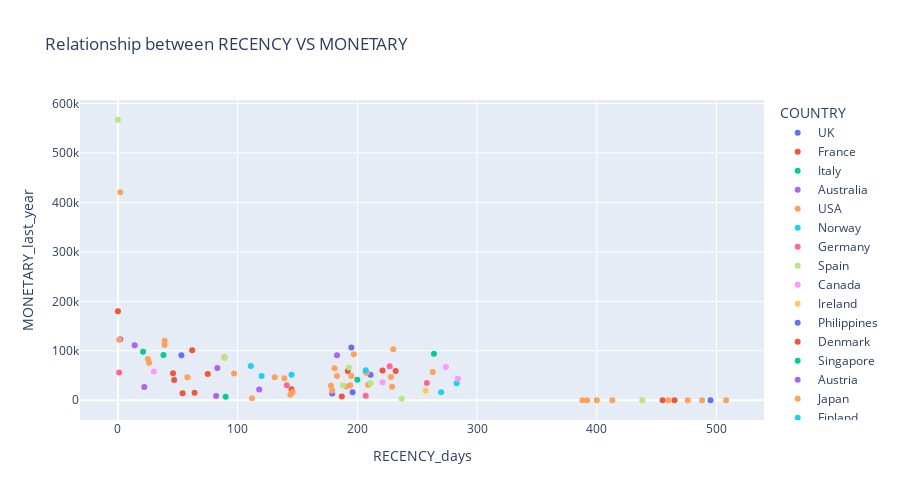

The notebook cell saved with this chart:
### Markdown cell above
Let's check the relationship between the Recency and Monetary

### Code cell
fig = px.scatter(
    data_frame=customer_df,
    x = "RECENCY_days",
    y= "MONETARY_last_year",
    title = "Relationship between RECENCY VS MONETARY",
    color = "COUNTRY",
    height=500
)
fig.show()

### Figure 1 — Plotly figure (JSON) as saved in the notebook; plotly's stock layout.template omitted (floating-point values rounded to 4 significant figures)
{"data": [{"hovertemplate": "COUNTRY=UK<br>RECENCY_days=%{x}<br>MONETARY_last_year=%{y}<extra></extra>", "legendgroup": "UK", "marker": {"color": "#636efa", "symbol": "circle"}, "mode": "markers", "name": "UK", "orientation": "v", "showlegend": true, "type": "scatter", "x": [195, 495, 179, 53, 211], "xaxis": "x", "y": [106800.0, 0, 13740.0, 91210.0, 51330.0], "yaxis": "y"}, {"hovertemplate": "COUNTRY=France<br>RECENCY_days=%{x}<br>MONETARY_last_year=%{y}<extra></extra>", "legendgroup": "France", "marker": {"color": "#EF553B", "symbol": "circle"}, "mode": "markers", "name": "France", "orientation": "v", "showlegend": true, "type": "scatter", "x": [64, 187, 232, 54, 465, 192, 0, 75, 145, 47, 62, 455], "xaxis": "x", "y": [15140.0, 7620.0, 59070.0, 14070.0, 0, 58990.0, 180100.0, 52950.0, 22450.0, 41100.0, 100900.0, 0], "yaxis": "y"}, {"hovertemplate": "COUNTRY=Italy<br>RECENCY_days=%{x}<br>MONETARY_last_year=%{y}<extra></extra>", "legendgroup": "Italy", "marker": {"color": "#00cc96", "symbol": "circle"}, "mode": "markers", "name": "Italy", "orientation": "v", "showlegend": true, "type": "scatter", "x": [264, 21, 200], "xaxis": "x", "y": [94120.0, 97930.0, 41700.0], "yaxis": "y"}, {"hovertemplate": "COUNTRY=Australia<br>RECENCY_days=%{x}<br>MONETARY_last_year=%{y}<extra></extra>", "legendgroup": "Australia", "marker": {"color": "#ab63fa", "symbol": "circle"}, "mode": "markers", "name": "Australia", "orientation": "v", "showlegend": true, "type": "scatter", "x": [83, 22, 183, 118, 2], "xaxis": "x", "y": [65010.0, 26710.0, 91222, 21730.0, 123200.0], "yaxis": "y"}, {"hovertemplate": "COUNTRY=USA<br>RECENCY_days=%{x}<br>MONETARY_last_year=%{y}<extra></extra>", "legendgroup": "USA", "marker": {"color": "#FFA15A", "symbol": "circle"}, "mode": "markers", "name": "USA", "orientation": "v", "showlegend": true, "type": "scatter", "x": [179, 112, 388, 229, 191, 460, 131, 97, 1, 400, 89, 26, 178, 25, 197, 230, 508, 209, 228, 144, 2, 194, 195, 181, 208, 263, 476, 183, 392, 146, 58, 39, 139, 207, 488], "xaxis": "x", "y": [19200.0, 3987.0, 0, 27450.0, 27730.0, 0, 46590.0, 54200.0, 122100.0, 0, 87060.0, 75780.0, 29340.0, 83210.0, 92930.0, 103100.0, 0, 31450.0, 46870.0, 11020.0, 420800.0, 30350.0, 49000.0, 64960.0, 55570.0, 57200.0, 0, 48900.0, 0, 16450.0, 46519, 111500.0, 44270.0, 56370.0, 0], "yaxis": "y"}, {"hovertemplate": "COUNTRY=Norway<br>RECENCY_days=%{x}<br>MONETARY_last_year=%{y}<extra></extra>", "legendgroup": "Norway", "marker": {"color": "#19d3f3", "symbol": "circle"}, "mode": "markers", "name": "Norway", "orientation": "v", "showlegend": true, "type": "scatter", "x": [207, 270, 283], "xaxis": "x", "y": [60420.0, 16360.0, 34150.0], "yaxis": "y"}, {"hovertemplate": "COUNTRY=Germany<br>RECENCY_days=%{x}<br>MONETARY_last_year=%{y}<extra></extra>", "legendgroup": "Germany", "marker": {"color": "#FF6692", "symbol": "circle"}, "mode": "markers", "name": "Germany", "orientation": "v", "showlegend": true, "type": "scatter", "x": [258, 207, 227], "xaxis": "x", "y": [34990.0, 9215.0, 68940.0], "yaxis": "y"}, {"hovertemplate": "COUNTRY=Spain<br>RECENCY_days=%{x}<br>MONETARY_last_year=%{y}<extra></extra>", "legendgroup": "Spain", "marker": {"color": "#B6E880", "symbol": "circle"}, "mode": "markers", "name": "Spain", "orientation": "v", "showlegend": true, "type": "scatter", "x": [438, 211, 188, 0, 237], "xaxis": "x", "y": [0, 34550.0, 30180.0, 567300.0, 3221.0], "yaxis": "y"}, {"hovertemplate": "COUNTRY=Canada<br>RECENCY_days=%{x}<br>MONETARY_last_year=%{y}<extra></extra>", "legendgroup": "Canada", "marker": {"color": "#FF97FF", "symbol": "circle"}, "mode": "markers", "name": "Canada", "orientation": "v", "showlegend": true, "type": "scatter", "x": [221, 30, 284], "xaxis": "x", "y": [36580.0, 58260.0, 43330.0], "yaxis": "y"}, {"hovertemplate": "COUNTRY=Ireland<br>RECENCY_days=%{x}<br>MONETARY_last_year=%{y}<extra></extra>", "legendgroup": "Ireland", "marker": {"color": "#FECB52", "symbol": "circle"}, "mode": "markers", "name": "Ireland", "orientation": "v", "showlegend": true, "type": "scatter", "x": [257], "xaxis": "x", "y": [18970.0], "yaxis": "y"}, {"hovertemplate": "COUNTRY=Philippines<br>RECENCY_days=%{x}<br>MONETARY_last_year=%{y}<extra></extra>", "legendgroup": "Philippines", "marker": {"color": "#636efa", "symbol": "circle"}, "mode": "markers", "name": "Philippines", "orientation": "v", "showlegend": true, "type": "scatter", "x": [196], "xaxis": "x", "y": [15930.0], "yaxis": "y"}, {"hovertemplate": "COUNTRY=Denmark<br>RECENCY_days=%{x}<br>MONETARY_last_year=%{y}<extra></extra>", "legendgroup": "Denmark", "marker": {"color": "#EF553B", "symbol": "circle"}, "mode": "markers", "name": "Denmark", "orientation": "v", "showlegend": true, "type": "scatter", "x": [46, 221], "xaxis": "x", "y": [54840.0, 60270.0], "yaxis": "y"}, {"hovertemplate": "COUNTRY=Singapore<br>RECENCY_days=%{x}<br>MONETARY_last_year=%{y}<extra></extra>", "legendgroup": "Singapore", "marker": {"color": "#00cc96", "symbol": "circle"}, "mode": "markers", "name": "Singapore", "orientation": "v", "showlegend": true, "type": "scatter", "x": [90, 38], "xaxis": "x", "y": [7303.0, 91280.0], "yaxis": "y"}, {"hovertemplate": "COUNTRY=Austria<br>RECENCY_days=%{x}<br>MONETARY_last_year=%{y}<extra></extra>", "legendgroup": "Austria", "marker": {"color": "#ab63fa", "symbol": "circle"}, "mode": "markers", "name": "Austria", "orientation": "v", "showlegend": true, "type": "scatter", "x": [82, 14], "xaxis": "x", "y": [8775.0, 111200.0], "yaxis": "y"}, {"hovertemplate": "COUNTRY=Japan<br>RECENCY_days=%{x}<br>MONETARY_last_year=%{y}<extra></extra>", "legendgroup": "Japan", "marker": {"color": "#FFA15A", "symbol": "circle"}, "mode": "markers", "name": "Japan", "orientation": "v", "showlegend": true, "type": "scatter", "x": [413, 39], "xaxis": "x", "y": [0, 120600.0], "yaxis": "y"}, {"hovertemplate": "COUNTRY=Finland<br>RECENCY_days=%{x}<br>MONETARY_last_year=%{y}<extra></extra>", "legendgroup": "Finland", "marker": {"color": "#19d3f3", "symbol": "circle"}, "mode": "markers", "name": "Finland", "orientation": "v", "showlegend": true, "type": "scatter", "x": [120, 145, 111], "xaxis": "x", "y": [49060.0, 51370.0, 69170.0], "yaxis": "y"}, {"hovertemplate": "COUNTRY=Belgium<br>RECENCY_days=%{x}<br>MONETARY_last_year=%{y}<extra></extra>", "legendgroup": "Belgium", "marker": {"color": "#FF6692", "symbol": "circle"}, "mode": "markers", "name": "Belgium", "orientation": "v", "showlegend": true, "type": "scatter", "x": [1, 141], "xaxis": "x", "y": [56170.0, 30090.0], "yaxis": "y"}, {"hovertemplate": "COUNTRY=Sweden<br>RECENCY_days=%{x}<br>MONETARY_last_year=%{y}<extra></extra>", "legendgroup": "Sweden", "marker": {"color": "#B6E880", "symbol": "circle"}, "mode": "markers", "name": "Sweden", "orientation": "v", "showlegend": true, "type": "scatter", "x": [89, 193], "xaxis": "x", "y": [85550.0, 66010.0], "yaxis": "y"}, {"hovertemplate": "COUNTRY=Switzerland<br>RECENCY_days=%{x}<br>MONETARY_last_year=%{y}<extra></extra>", "legendgroup": "Switzerland", "marker": {"color": "#FF97FF", "symbol": "circle"}, "mode": "markers", "name": "Switzerland", "orientation": "v", "showlegend": true, "type": "scatter", "x": [274], "xaxis": "x", "y": [67280.0], "yaxis": "y"}], "layout": {"height": 500, "legend": {"title": {"text": "COUNTRY"}, "tracegroupgap": 0}, "title": {"text": "Relationship between RECENCY VS MONETARY"}, "xaxis": {"anchor": "y", "domain": [0, 1], "title": {"text": "RECENCY_days"}}, "yaxis": {"anchor": "x", "domain": [0, 1], "title": {"text": "MONETARY_last_year"}}}}
